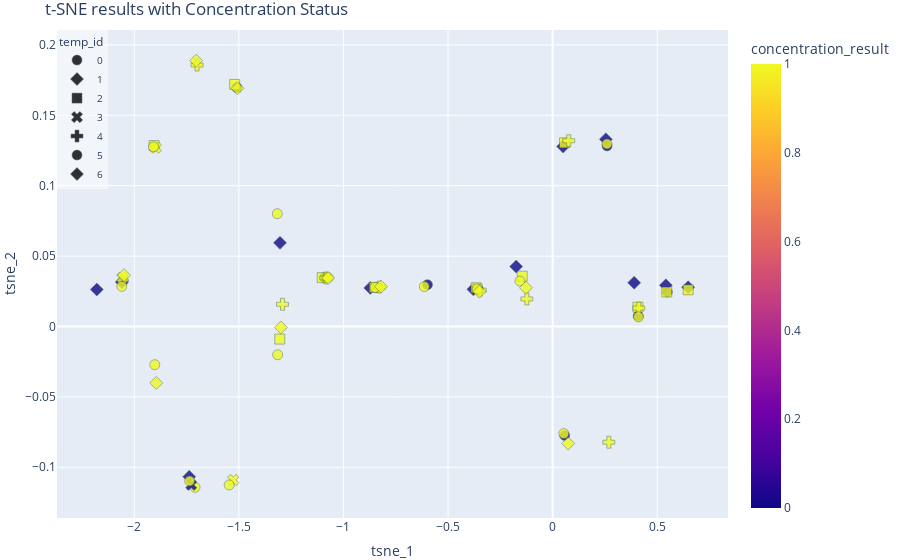

Notebook code cell kept with this figure:
### Code cell
# Convert cluster numbers into string labels for better readability in the plot
df_tsne['cluster_label'] = df_tsne['cluster'].astype(str)

data_with_tsne = pd.concat([copy_data_clean, df_tsne], axis='columns')

labels_column = ['temp_id', 'konzentriert', 'motivation', 'prozent_zeit_rang']

# Create a new column based on the threshold
data_with_tsne['concentration_result'] = data_with_tsne['prozent_zeit_rang'].apply(lambda x: 1 if x < 15 else 0)

# Create a scatter plot using Plotly Express
fig = px.scatter(data_with_tsne, x='tsne_1', y='tsne_2',
                 color='concentration_result',  # Color by new concentration status
                 symbol='temp_id',  # Map 'konzentriert' values to different shapes
                 hover_data=labels_column,  # Include additional data in hover tooltips
                 title='t-SNE results with Concentration Status')

# Customize the layout to move the legend to the left side
fig.update_layout(
                  legend=dict(title_font=dict(size=12), font=dict(size=10), x=0, y=1, bgcolor='rgba(255,255,255,0.5)'),
                  margin=dict(l=0, r=0, t=30, b=0))

# Adjust marker settings for better visibility
fig.update_traces(marker=dict(size=10, opacity=0.8, line=dict(width=0.5, color='DarkSlateGrey')))

# Show the plot
fig.show()

### Figure 1 — Plotly figure (JSON) as saved in the notebook; plotly's stock layout.template omitted (floating-point values rounded to 4 significant figures)
{"data": [{"customdata": [[0, 4, 5, 32], [0, 3, 2, 33], [0, 5, 4, 61], [0, 4, 5, 32], [0, 3, 4, 18], [0, 4, 3, 33], [0, 5, 5, 8], [0, 4, 5, 15], [0, 4, 4, 10], [0, 2, 3, 16], [0, 5, 4, 7], [0, 5, 5, 2], [0, 4, 2, 7]], "hovertemplate": "temp_id=%{customdata[0]}<br>tsne_1=%{x}<br>tsne_2=%{y}<br>konzentriert=%{customdata[1]}<br>motivation=%{customdata[2]}<br>prozent_zeit_rang=%{customdata[3]}<br>concentration_result=%{marker.color}<extra></extra>", "legendgroup": "0", "marker": {"color": [0, 0, 0, 0, 0, 0, 1, 0, 1, 0, 1, 1, 1], "coloraxis": "coloraxis", "line": {"color": "DarkSlateGrey", "width": 0.5}, "opacity": 0.8, "size": 10, "symbol": "circle"}, "mode": "markers", "name": "0", "orientation": "v", "showlegend": true, "type": "scatter", "x": [0.5484, 0.4092, 0.2603, 0.05752, -0.3541, -0.5983, -0.8403, -1.091, -1.315, -1.509, -1.709, -1.902, -2.052], "xaxis": "x", "y": [0.02455, 0.007492, 0.1283, -0.07741, 0.026, 0.0297, 0.0277, 0.03463, -0.02008, 0.1697, -0.1142, -0.02711, 0.03252], "yaxis": "y"}, {"customdata": [[1, 4, 4, 15], [1, 2, 4, 15], [1, 5, 5, 81], [1, 3, 4, 78], [1, 4, 4, 64], [1, 4, 4, 37], [1, 4, 3, 41], [1, 5, 5, 67], [1, 3, 4, 16], [1, 4, 4, 27], [1, 3, 4, 78], [1, 3, 4, 16]], "hovertemplate": "temp_id=%{customdata[0]}<br>tsne_1=%{x}<br>tsne_2=%{y}<br>konzentriert=%{customdata[1]}<br>motivation=%{customdata[2]}<br>prozent_zeit_rang=%{customdata[3]}<br>concentration_result=%{marker.color}<extra></extra>", "legendgroup": "1", "marker": {"color": [0, 0, 0, 0, 0, 0, 0, 0, 0, 0, 0, 0], "coloraxis": "coloraxis", "line": {"color": "DarkSlateGrey", "width": 0.5}, "opacity": 0.8, "size": 10, "symbol": "diamond"}, "mode": "markers", "name": "1", "orientation": "v", "showlegend": true, "type": "scatter", "x": [0.6478, 0.5414, 0.3899, 0.2545, 0.05024, -0.1743, -0.3789, -0.8718, -1.303, -1.737, -2.06, -2.179], "xaxis": "x", "y": [0.02793, 0.02925, 0.0311, 0.133, 0.1278, 0.04255, 0.0264, 0.02744, 0.05942, -0.1067, 0.03154, 0.02627], "yaxis": "y"}, {"customdata": [[2, 4, 4, 1], [2, 4, 4, 5], [2, 3, 2, 0], [2, 3, 4, 3], [2, 3, 3, 3], [2, 3, 2, 4], [2, 3, 3, 3], [2, 3, 3, 4], [2, 3, 3, 2], [2, 2, 4, 2], [2, 2, 3, 2]], "hovertemplate": "temp_id=%{customdata[0]}<br>tsne_1=%{x}<br>tsne_2=%{y}<br>konzentriert=%{customdata[1]}<br>motivation=%{customdata[2]}<br>prozent_zeit_rang=%{customdata[3]}<br>concentration_result=%{marker.color}<extra></extra>", "legendgroup": "2", "marker": {"color": [1, 1, 1, 1, 1, 1, 1, 1, 1, 1, 1], "coloraxis": "coloraxis", "line": {"color": "DarkSlateGrey", "width": 0.5}, "opacity": 0.8, "size": 10, "symbol": "square"}, "mode": "markers", "name": "2", "orientation": "v", "showlegend": true, "type": "scatter", "x": [0.6482, 0.546, 0.4078, 0.05686, -0.1455, -0.366, -0.852, -1.102, -1.305, -1.52, -1.905], "xaxis": "x", "y": [0.02609, 0.02451, 0.01376, 0.1305, 0.03573, 0.02752, 0.0278, 0.03472, -0.008938, 0.1719, 0.1286], "yaxis": "y"}, {"customdata": [[3, 3, 3, 4], [3, 4, 4, 18], [3, 3, 3, 4], [3, 3, 2, 4]], "hovertemplate": "temp_id=%{customdata[0]}<br>tsne_1=%{x}<br>tsne_2=%{y}<br>konzentriert=%{customdata[1]}<br>motivation=%{customdata[2]}<br>prozent_zeit_rang=%{customdata[3]}<br>concentration_result=%{marker.color}<extra></extra>", "legendgroup": "3", "marker": {"color": [1, 0, 1, 1], "coloraxis": "coloraxis", "line": {"color": "DarkSlateGrey", "width": 0.5}, "opacity": 0.8, "size": 10, "symbol": "x"}, "mode": "markers", "name": "3", "orientation": "v", "showlegend": true, "type": "scatter", "x": [-1.527, -1.728, -1.898, -2.057], "xaxis": "x", "y": [-0.109, -0.1125, 0.1271, 0.03455], "yaxis": "y"}, {"customdata": [[4, 2, 2, 2], [4, 3, 3, 3], [4, 4, 3, 2], [4, 4, 2, 4], [4, 4, 3, 0], [4, 4, 3, 0], [4, 4, 5, 1], [4, 5, 3, 3], [4, 3, 4, 7]], "hovertemplate": "temp_id=%{customdata[0]}<br>tsne_1=%{x}<br>tsne_2=%{y}<br>konzentriert=%{customdata[1]}<br>motivation=%{customdata[2]}<br>prozent_zeit_rang=%{customdata[3]}<br>concentration_result=%{marker.color}<extra></extra>", "legendgroup": "4", "marker": {"color": [1, 1, 1, 1, 1, 1, 1, 1, 1], "coloraxis": "coloraxis", "line": {"color": "DarkSlateGrey", "width": 0.5}, "opacity": 0.8, "size": 10, "symbol": "cross"}, "mode": "markers", "name": "4", "orientation": "v", "showlegend": true, "type": "scatter", "x": [0.4117, 0.2687, 0.07698, -0.1233, -0.3458, -0.8289, -1.084, -1.291, -1.7], "xaxis": "x", "y": [0.01307, -0.08217, 0.132, 0.01962, 0.02585, 0.02799, 0.03448, 0.01579, 0.1857], "yaxis": "y"}, {"customdata": [[5, 2, 4, 0], [5, 5, 4, 0], [5, 5, 5, 0], [5, 5, 4, 0], [5, 4, 4, 0], [5, 5, 5, 0], [5, 5, 5, 0], [5, 5, 5, 0], [5, 5, 5, 0], [5, 5, 4, 0], [5, 5, 5, 0], [5, 4, 4, 0], [5, 5, 5, 0]], "hovertemplate": "temp_id=%{customdata[0]}<br>tsne_1=%{x}<br>tsne_2=%{y}<br>konzentriert=%{customdata[1]}<br>motivation=%{customdata[2]}<br>prozent_zeit_rang=%{customdata[3]}<br>concentration_result=%{marker.color}<extra></extra>", "legendgroup": "5", "marker": {"color": [1, 1, 1, 1, 1, 1, 1, 1, 1, 1, 1, 1, 1], "coloraxis": "coloraxis", "line": {"color": "DarkSlateGrey", "width": 0.5}, "opacity": 0.8, "size": 10, "symbol": "circle"}, "mode": "markers", "name": "5", "orientation": "v", "showlegend": true, "type": "scatter", "x": [0.4104, 0.26, 0.05336, -0.1565, -0.3605, -0.6135, -0.8493, -1.074, -1.316, -1.546, -1.735, -1.908, -2.06], "xaxis": "x", "y": [0.006836, 0.1297, -0.07606, 0.03232, 0.02673, 0.02836, 0.02775, 0.03479, 0.08014, -0.1125, -0.1097, 0.1277, 0.02855], "yaxis": "y"}, {"customdata": [[6, 4, 4, 5], [6, 3, 3, 1], [6, 3, 2, 0], [6, 3, 2, 0], [6, 2, 3, 1], [6, 3, 3, 0], [6, 4, 3, 0], [6, 3, 4, 0], [6, 3, 5, 0], [6, 4, 4, 0]], "hovertemplate": "temp_id=%{customdata[0]}<br>tsne_1=%{x}<br>tsne_2=%{y}<br>konzentriert=%{customdata[1]}<br>motivation=%{customdata[2]}<br>prozent_zeit_rang=%{customdata[3]}<br>concentration_result=%{marker.color}<extra></extra>", "legendgroup": "6", "marker": {"color": [1, 1, 1, 1, 1, 1, 1, 1, 1, 1], "coloraxis": "coloraxis", "line": {"color": "DarkSlateGrey", "width": 0.5}, "opacity": 0.8, "size": 10, "symbol": "diamond"}, "mode": "markers", "name": "6", "orientation": "v", "showlegend": true, "type": "scatter", "x": [0.07433, -0.1277, -0.3502, -0.8204, -1.073, -1.299, -1.507, -1.704, -1.895, -2.049], "xaxis": "x", "y": [-0.0831, 0.02755, 0.02475, 0.02832, 0.03442, -0.0006627, 0.1692, 0.1888, -0.04006, 0.03646], "yaxis": "y"}], "layout": {"coloraxis": {"colorbar": {"title": {"text": "concentration_result"}}, "colorscale": [[0, "#0d0887"], [0.1111, "#46039f"], [0.2222, "#7201a8"], [0.3333, "#9c179e"], [0.4444, "#bd3786"], [0.5556, "#d8576b"], [0.6667, "#ed7953"], [0.7778, "#fb9f3a"], [0.8889, "#fdca26"], [1, "#f0f921"]]}, "legend": {"bgcolor": "rgba(255,255,255,0.5)", "font": {"size": 10}, "title": {"font": {"size": 12}, "text": "temp_id"}, "tracegroupgap": 0, "x": 0, "y": 1}, "margin": {"b": 0, "l": 0, "r": 0, "t": 30}, "title": {"text": "t-SNE results with Concentration Status"}, "xaxis": {"anchor": "y", "domain": [0, 1], "title": {"text": "tsne_1"}}, "yaxis": {"anchor": "x", "domain": [0, 1], "title": {"text": "tsne_2"}}}}
